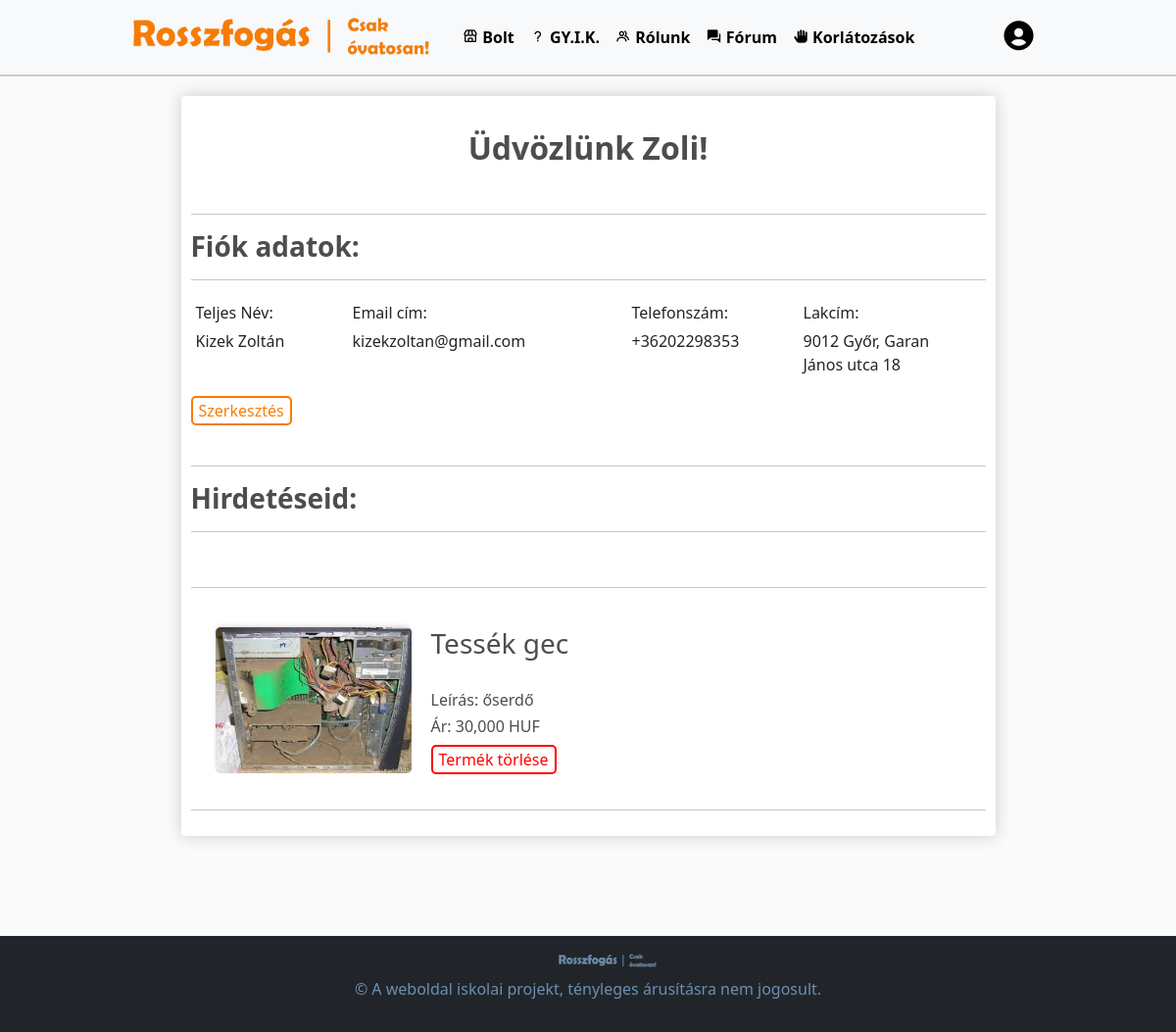
The page /fiok/ (signed in) on the database as committed earlier.
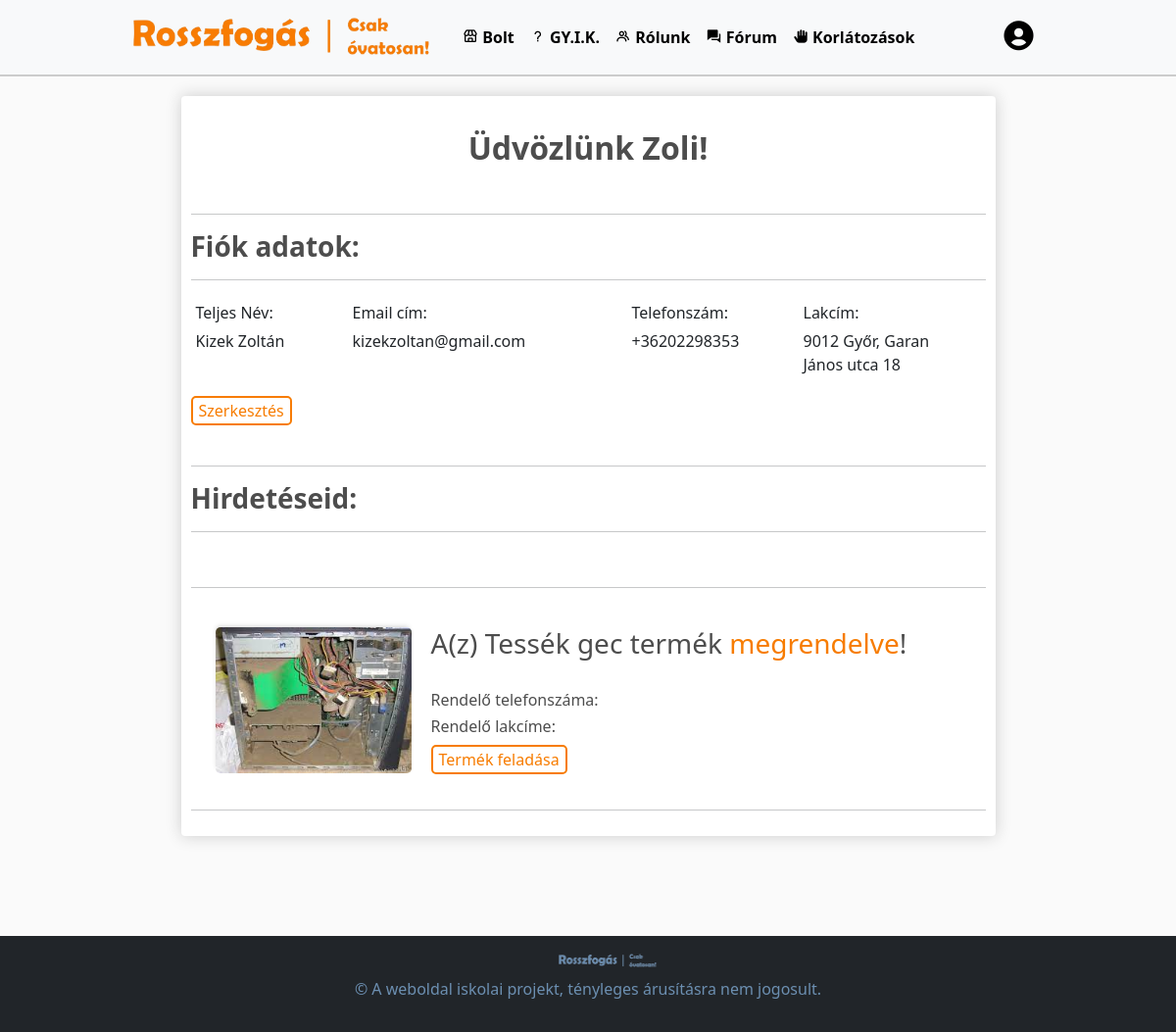
The same page on the database as committed later.
### default/models.py (models this page shows, shortened)
class Product(models.Model):
    KATEGORIA_CHOICES = [
        ('--válasszon--', '--Válasszon--'),
        ('autó', 'Autó'),
        ('élelmiszer', 'Élelmiszer'),
        ('elektronika', 'Elektronika'),
        ('bútor', 'Bútor'),
        ('könyv', 'Könyv'),
        ('egyéb', 'Egyéb'),
    ]
    customer = models.ForeignKey(Customer, on_delete=models.CASCADE, null=True, blank=True)
    name = models.CharField(max_length=80, null=True, blank=True)
    price = models.FloatField()
    description = models.TextField(max_length=150)
    feladocim = models.CharField(max_length=100, null=True, blank=True)
    feladoorszag = models.CharField(max_length=100, null=True, blank=True)
    image = models.ImageField(null=True, blank=True, upload_to='default/images/')
    kategoria = models.CharField(max_length=50, choices=KATEGORIA_CHOICES, default='--válasszon--')
    terms_checkbox = models.BooleanField(default=False)
    orderer_name = models.CharField(max_length=200, null=True, blank=True)
    orderer_phone = models.CharField(max_length=12, null=True, blank=True)
    orderer_location = models.CharField(max_length=200, null=True, blank=True)
    orderer_email = models.CharField(max_length=200, null=True, blank=True)
    ordered = models.BooleanField(default=False)
    sent = models.BooleanField(default=False)
    received = models.BooleanField(default=False)
    @property
    def imageURL(self):
        if self.image:
            return '/images/' + str(self.image)
        return ''

### account/views.py (the view)
# urls.py: path('', views.profile_view, name="fiok"),
def profile_view(request):
    current_user = request.user
    customer = Customer.objects.get(user=current_user)
    products = Product.objects.filter(customer=customer)
    if request.method == 'POST':
        form = UserProfileForm(request.POST, instance=customer)
        if form.is_valid():
            form.save()
            return redirect('fiok')
    else:
        form = UserProfileForm(instance=customer)
        print(form.errors)
    return render(request, "account/fiok.html", {'customer': customer, 'products': products, 'form': form})

### account/templates/account/fiok.html (shortened to what this page needs)
{% extends "default/layout.html" %}
{% load static %}
{% load humanize %}
{% block body %}
<div class="row">
        <div class="col-lg-9 mx-auto" style="margin-top: 20px;">
            <div class="box-element" id="form-wrapper">
                <div id="user-info profile-info">
                    <br>
                    <h2 style="text-align: center;"><strong>Üdvözlünk {{ customer.name }}!</strong></h2>
                    <br>
                    <hr>
                    <h3><strong>Fiók adatok:</strong></h3>
                    <hr>
                    <div class="profile-info" id="profile-info">
                        <div class="form-field-name">
                            <label>Teljes Név:</label>
                            {{ customer.Vezetéknév }} {{ customer.Keresztnév }}
                        </div>
                        <div class="form-field-email">
                            <label>Email cím:</label>
                            {{ customer.email }}
                        </div>
                        <div class="form-field-user" style="margin-left: 65px; width: 150px;">
                            <label>Telefonszám:</label>
                            {{ customer.Telefonszám }}
                        </div>
                        <div class="form-field-user" style="margin-left: 10px;">
                            <label>Lakcím:</label>
                            {{ customer.Lakcím }}
                        </div>
                        <button class="user-btn" style="margin-bottom: 25px; margin-top: 15px; float: right;" onclick="toggleEdit()">Szerkesztés</button>
                    </div>
                    <hr>
                    <h3><strong>Hirdetéseid:</strong></h3>
                    <hr>
                    <br>
                    {% for product in products %}
                    <hr>
                    <div class="profile-card profile-products">
                        <div>
                            <img class="thumbnail" src="{{ product.imageURL }}">
                        </div>
                        <div>
                            {% if not product.ordered %}
                                <h3>{{ product.name }}</h3>
                                <br>
                                <h6>Leírás: {{ product.description }}</h6>
                                <h6>Ár: {{ product.price|floatformat:0|intcomma }} HUF</h6>
                                <form action="{% url 'delete_product' product.id %}" method="post">
                                    <button class="delete-btn" type="submit">Termék törlése</button>
                                </form>
                            {% elif not product.sent %}
                                <h3>A(z) {{ product.name }} termék <span style="color: #F77C01">megrendelve</span>!</h3>
                                <br>
                                <h6>Rendelő telefonszáma: {{ product.orderer_phone }}</h6>
                                <h6>Rendelő lakcíme: {{ product.orderer_location }}</h6>
                                <form method="post" action="{% url 'send_order' product.id %}">
                                    <button class="user-btn" type="submit">Termék feladása</button>
                                </form>
                            {% else %}
                                <h3>A(z) {{ product.name }} termék <span style="color: green;">sikeresen</span> feladva!</h3>
                                <br>
                                <h5>Rendelő: {{ product.orderer_name }}</h5>
                                <h6>Rendelő telefonszáma: {{ product.orderer_phone }}</h6>
                                <h6>Termék ára: {{ product.price|floatformat:0|intcomma }} HUF</h6>
                            {% endif %}
                        </div>
                    </div>
                    <hr>
                {% endfor %}
                </div>
            </div>
        </div>
</div>
{% endblock %}

Rows that differ between the two databases and show on the page:
changed Product "Tessék gec": description "őserdő" → (not shown); price "30,000" → (not shown); ordered "Leírás: Ár: HUF Termék törlése" → "A(z) termék megrendelve ! Rendelő telefonszáma: Rendelő lakcíme: Termék feladása"
